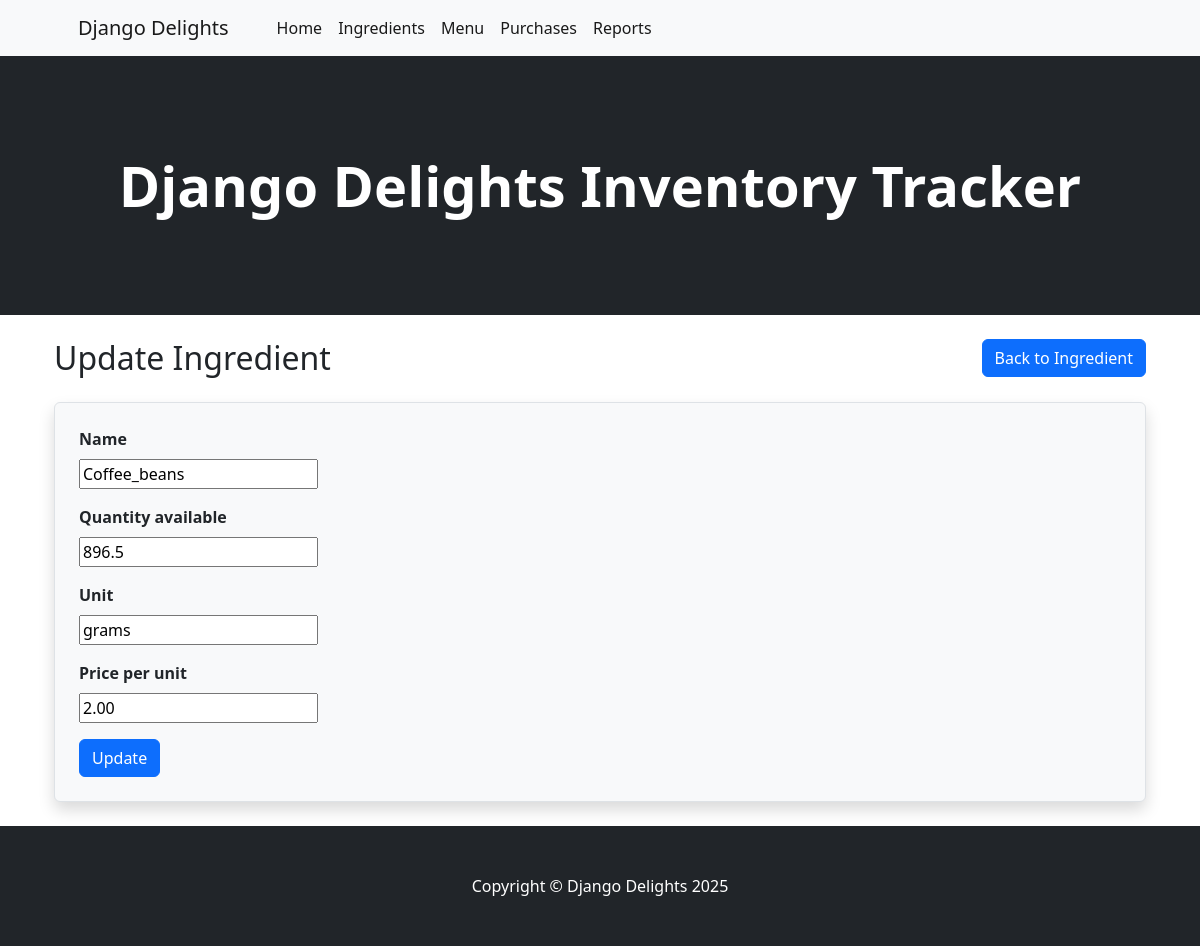
/ingredient/6/update/ (signed in), run on an earlier commit of the app's database.
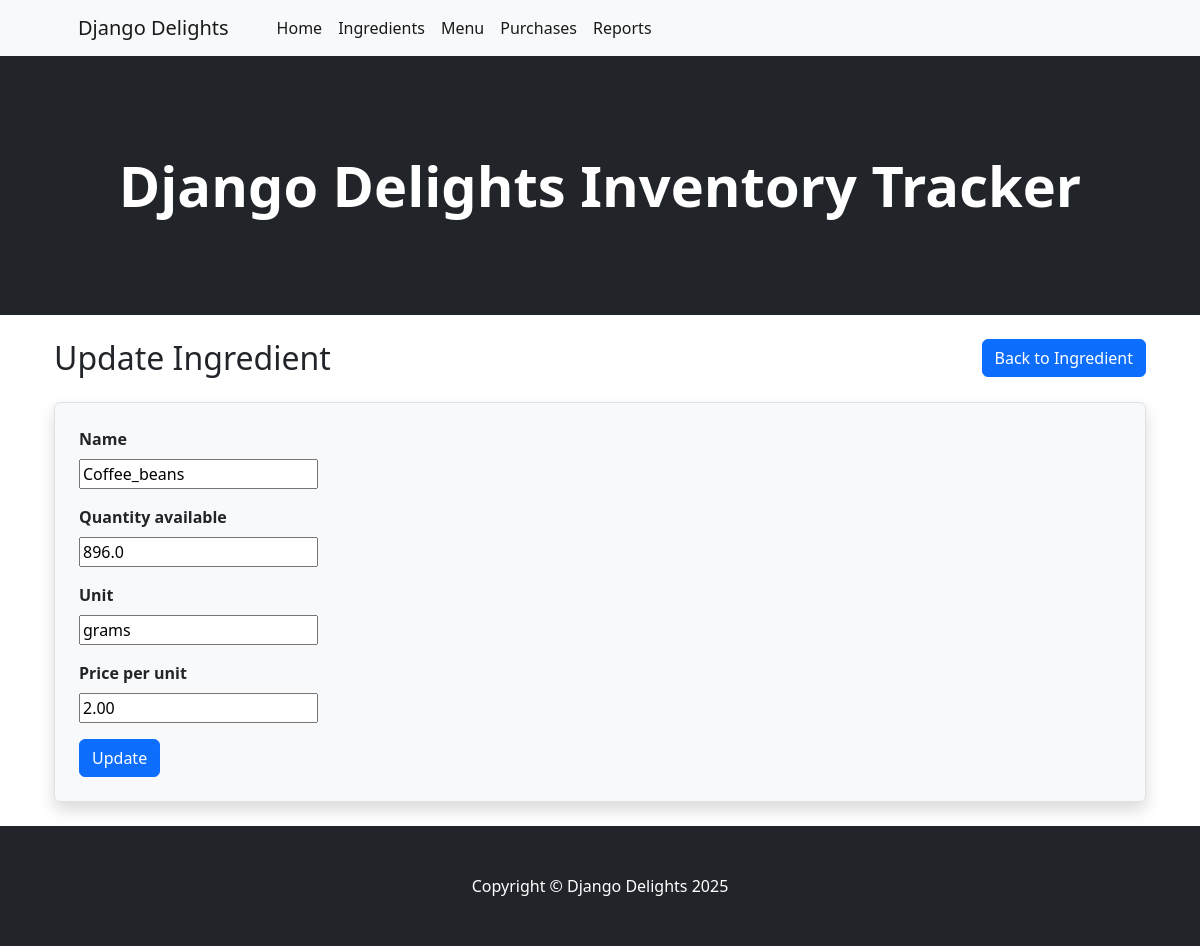
And on a later commit of the database.
### inventory/models.py (models this page shows, shortened)
class Ingredient(models.Model):
    name = models.CharField(max_length=30, unique=True)
    quantity_available= models.FloatField()  # Assuming quantity is measured in consistent units (e.g., kg, liters, etc.)
    unit = models.CharField(max_length=30)
    price_per_unit = models.DecimalField(max_digits=10, decimal_places=2)

### inventory/views.py (the view)
# urls.py: path('ingredient/<pk>/update/', views.IngredientUpdate.as_view(), name='update_ingredient'),
class IngredientUpdate(LoginRequiredMixin, UpdateView):
    model = Ingredient
    template_name = "inventory/update_ingredient.html"
    form_class = IngredientForm

### inventory/forms.py
class IngredientForm(forms.ModelForm):
  class Meta:
    model = Ingredient
    fields = "__all__"

### inventory/templates/inventory/update_ingredient.html (shortened to what this page needs)
{% extends "base.html" %}
{% load static %}
{% block content %}
    <div class="container mt-4">
        <div class="d-flex justify-content-between align-items-center mb-4">
            <h2 class="mb-0">Update Ingredient</h2>
            <a href="{% url 'ingredient' %}" class="btn btn-primary">Back to Ingredient</a>
        </div>
        <form method="post" class="p-4 border rounded shadow bg-light">
            {% for field in form %}
                <div class="mb-3">
                    <label for="{{ field.id_for_label }}" class="form-label fw-bold">{{ field.label }}</label>
                    <br/>
                    {{ field }}
                </div>
            {% endfor %}
            <button type="submit" value="Update" class="btn btn-primary">Update</button>
        </form>
    </div>
    <br/>
{% endblock %}

What changed in the data, as far as the page shows it:
changed Ingredient "Coffee_beans": quantity_available "896.5" → "896.0"
